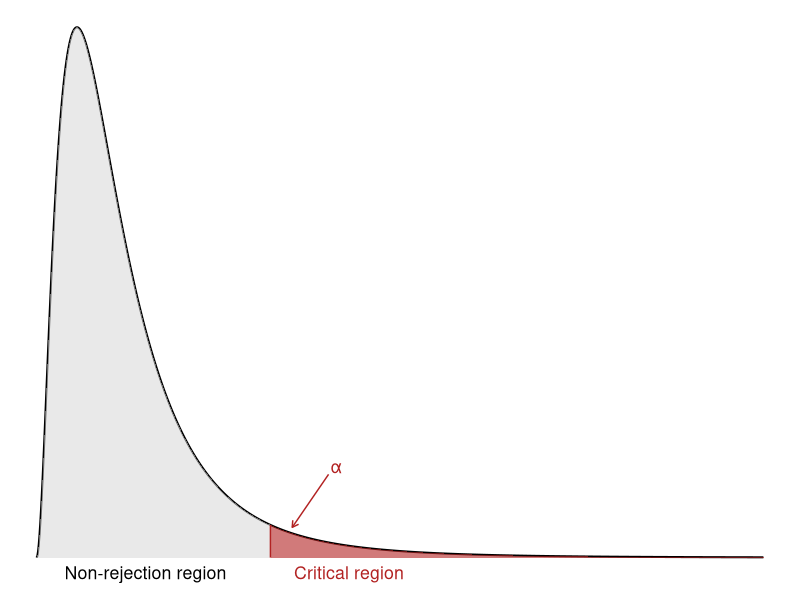

Generate this figure with R:
## ---- chunk 1
# Savings and income data
income <- c(18, 44, 31, 38, 36, 26, 24, 51, 22, 30)
savings <- c(8, 52, 30, 31, 30, 25, 8, 45, 3, 16)
df <- data.frame(x = income, y = savings)

# Fit linear model
fit <- lm(y ~ x, data = df)

# Summary and confidence interval
summary(fit)
confint(fit)

# ANOVA table
anova(fit)

## ---- chunk 2
#| message: false
#| warning: false
#| fig-align: center
#| fig-height: 4
#| fig-width: 7
library(ggplot2)

# Parameters for F-distribution
df1 <- 6
df2 <- 10
alpha <- 0.05
crit_val <- qf(1 - alpha, df1, df2)

# Data for curve
x_vals <- seq(0, 10, length.out = 1000)
y_vals <- df(x_vals, df1, df2)
df_plot <- data.frame(x = x_vals, y = y_vals)

# Shaded critical region
df_crit <- subset(df_plot, x >= crit_val)
y_crit <- df(crit_val, df1, df2)

# Plot
ggplot(df_plot, aes(x = x, y = y)) +
  geom_line(color = "black", linewidth = 0.7) +

  # Acceptance region
  geom_area(data = subset(df_plot, x <= crit_val), fill = "lightgrey", alpha = 0.5) +

  # Critical region
  geom_area(data = df_crit, fill = "firebrick", alpha = 0.6) +

  # Critical value line
  annotate("segment", x = crit_val, xend = crit_val, y = 0, yend = y_crit,
           linetype = "solid", color = "firebrick") +

  # Annotations
  annotate("text", x = 1.5, y = -0.02, label = "Non-rejection region", size = 4.5) +
  annotate("text", x = 4.3, y = -0.02, label = "Critical region", size = 4.5, color = "firebrick") +
  annotate("text", x = crit_val + 0.9, y = 0.12, label = "α", color = "firebrick", size = 4.5) +
  annotate("segment", x = crit_val + 0.8, xend = crit_val + 0.3, y = 0.11, yend = 0.04,
           arrow = arrow(length = unit(0.18, "cm")), color = "firebrick") +

  # Theme adjustments
  labs(x = NULL, y = NULL) +
  theme_void() +
  theme(
    axis.text.y = element_blank(),
    axis.ticks = element_blank(),
    panel.grid = element_blank()
  )

## ---- chunk 3
sales_df <- data.frame(
  district = 1:8,
  y  = c(5.4, 3.8, 10.6, 5.2, 4.5, 2.7, 2.5, 4.5),  # sales (million EUR)
  x1 = c(5.0, 4.2, 10.0, 4.4, 3.6, 1.3, 2.7, 3.0),   # population (×100 000)
  x2 = c(5.0, 3.0, 9.0, 3.5, 5.0, 2.0, 1.8, 4.7)     # advertising (×10 000 EUR)
)

fit_sales <- lm(y ~ x1 + x2, data = sales_df)
summary(fit_sales)
## ---- chunk 4
#| message: false
#| warning: false

# Fit the multiple regression model
model_infer <- lm(mpg ~ hp + wt, data = mtcars)

# View the regression summary
summary(model_infer)
